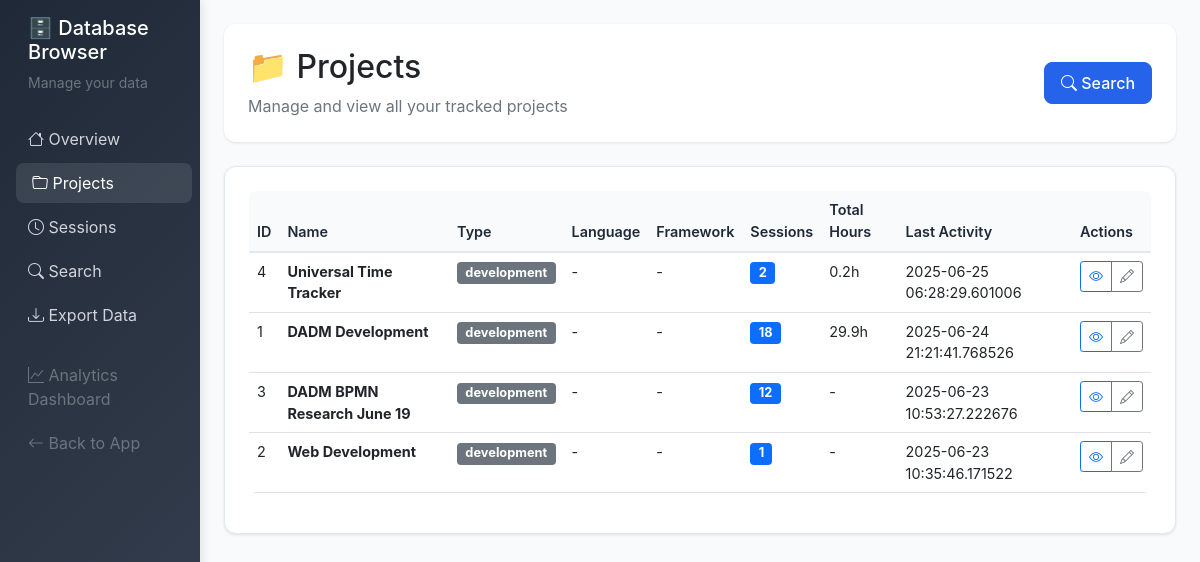
Page /db/projects on the committed database.
### server/src/models.py (models this page shows, shortened)
class Project:
    __tablename__ = 'projects'

### server/src/db_browser.py (the view)
@db_browser.route('/db/projects')
def projects():
    conn = get_db_connection()
    projects = conn.execute('''
        SELECT p.*, COUNT(s.id) as session_count,
               SUM(s.duration_minutes) as total_duration
        FROM projects p
        LEFT JOIN sessions s ON p.id = s.project_id
        GROUP BY p.id
        ORDER BY p.last_activity DESC
    ''').fetchall()
    conn.close()
    return render_template('db_browser/projects.html', projects=projects)

### server/src/db_browser.py (called while the page is built)
def get_db_connection():
    database_path = os.environ.get('DATABASE_PATH', '/app/data/timetracker.db')
    conn = sqlite3.connect(database_path)
    conn.row_factory = sqlite3.Row
    return conn

### server/src/templates/db_browser/projects.html (shortened to what this page needs)
{% extends "db_browser/base.html" %}
{% block content %}
<div class="page-header">
    <div class="row align-items-center">
        <div class="col">
            <h1 class="h2 mb-2">📁 Projects</h1>
            <p class="text-muted mb-0">Manage and view all your tracked projects</p>
        </div>
        <div class="col-auto">
            <a href="{{ url_for('db_browser.search') }}" class="btn btn-primary">
                <i class="bi bi-search"></i> Search
            </a>
        </div>
    </div>
</div>
<div class="content-card">
    {% if projects %}
    <div class="table-responsive">
        <table class="table table-hover">
            <thead>
                <tr>
                    <th>ID</th>
                    <th>Name</th>
                    <th>Type</th>
                    <th>Language</th>
                    <th>Framework</th>
                    <th>Sessions</th>
                    <th>Total Hours</th>
                    <th>Last Activity</th>
                    <th>Actions</th>
                </tr>
            </thead>
            <tbody>
                {% for project in projects %}
                <tr>
                    <td>{{ project.id }}</td>
                    <td>
                        <strong>{{ project.name }}</strong>
                    </td>
                    <td>
                        <span class="badge bg-secondary">{{ project.type }}</span>
                    </td>
                    <td>{{ project.language or '-' }}</td>
                    <td>{{ project.framework or '-' }}</td>
                    <td>
                        <span class="badge bg-primary">{{ project.session_count }}</span>
                    </td>
                    <td>
                        {% if project.total_duration %}
                            {{ "%.1f"|format(project.total_duration / 60) }}h
                        {% else %}
                            -
                        {% endif %}
                    </td>
                    <td>
                        {% if project.last_activity %}
                            {% set date_parts = project.last_activity.split('T') %}
                            {{ date_parts[0] }}
                        {% else %}
                            -
                        {% endif %}
                    </td>
                    <td>
                        <div class="btn-group btn-group-sm" role="group">
                            <a href="{{ url_for('db_browser.project_detail', project_id=project.id) }}"
                               class="btn btn-outline-primary" title="View Details">
                                <i class="bi bi-eye"></i>
                            </a>
                            <a href="{{ url_for('db_browser.edit_project', project_id=project.id) }}"
                               class="btn btn-outline-secondary" title="Edit">
                                <i class="bi bi-pencil"></i>
                            </a>
                        </div>
                    </td>
                </tr>
                {% endfor %}
            </tbody>
        </table>
    </div>
    {% else %}
    <div class="text-center py-5">
        <i class="bi bi-folder-x fs-1 text-muted"></i>
        <h4 class="text-muted mt-3">No projects found</h4>
        <p class="text-muted">Start tracking time to see your projects here.</p>
    </div>
    {% endif %}
</div>
{% endblock %}

### server/src/templates/db_browser/base.html (shortened to what this page needs)
<!DOCTYPE html>
<html lang="en">
<head>
    <link href="https://cdn.jsdelivr.net/npm/bootstrap@5.1.3/dist/css/bootstrap.min.css" rel="stylesheet">
    <link href="https://cdn.jsdelivr.net/npm/bootstrap-icons@1.7.2/font/bootstrap-icons.css" rel="stylesheet">
</head>
<body>
    <div class="container-fluid">
        <div class="row">
            <nav class="col-md-3 col-lg-2 d-md-block sidebar collapse">
                <div class="position-sticky pt-3">
                    <div class="px-3 mb-4">
                        <h5 class="text-white">🗄️ Database Browser</h5>
                        <p class="text-muted small">Manage your data</p>
                    </div>
                    <ul class="nav flex-column">
                        <li class="nav-item">
                            <a class="nav-link {% if request.endpoint == 'db_browser.index' %}active{% endif %}" href="{{ url_for('db_browser.index') }}">
                                <i class="bi bi-house"></i> Overview
                            </a>
                        </li>
                        <li class="nav-item">
                            <a class="nav-link {% if request.endpoint == 'db_browser.projects' %}active{% endif %}" href="{{ url_for('db_browser.projects') }}">
                                <i class="bi bi-folder"></i> Projects
                            </a>
                        </li>
                        <li class="nav-item">
                            <a class="nav-link {% if request.endpoint == 'db_browser.sessions' %}active{% endif %}" href="{{ url_for('db_browser.sessions') }}">
                                <i class="bi bi-clock"></i> Sessions
                            </a>
                        </li>
                        <li class="nav-item">
                            <a class="nav-link {% if request.endpoint == 'db_browser.search' %}active{% endif %}" href="{{ url_for('db_browser.search') }}">
                                <i class="bi bi-search"></i> Search
                            </a>
                        </li>
                        <li class="nav-item">
                            <a class="nav-link {% if request.endpoint == 'db_browser.export_data' %}active{% endif %}" href="{{ url_for('db_browser.export_data') }}">
                                <i class="bi bi-download"></i> Export Data
                            </a>
                        </li>
                        <li class="nav-item mt-3">
                            <a class="nav-link text-muted" href="/dashboard">
                                <i class="bi bi-graph-up"></i> Analytics Dashboard
                            </a>
                        </li>
                        <li class="nav-item">
                            <a class="nav-link text-muted" href="/">
                                <i class="bi bi-arrow-left"></i> Back to App
                            </a>
                        </li>
                    </ul>
                </div>
            </nav>
            <main class="col-md-9 ms-sm-auto col-lg-10 px-md-4 main-content">
                {% block content %}{% endblock %}
            </main>
        </div>
    </div>
</body>
</html>

### server/src/templates/db_browser/base.html (style rules this page uses)
:root { --primary-color: #2563eb; --success-color: #16a34a; --warning-color: #ca8a04; --danger-color: #dc2626; --info-color: #0891b2; --dark-color: #1f2937; --light-color: #f8fafc; --border-color: #e2e8f0; }
body { background-color: var(--light-color); font-family: 'Inter', -apple-system, BlinkMacSystemFont, sans-serif; }
.sidebar { min-height: 100vh; background: linear-gradient(135deg, var(--dark-color) 0%, #374151 100%); box-shadow: 2px 0 10px rgba(0,0,0,0.1); }
.sidebar .nav-link { color: #d1d5db; border-radius: 8px; margin: 2px 0; transition: all 0.3s ease; }
.sidebar .nav-link:hover, .sidebar .nav-link.active { background-color: rgba(255,255,255,0.1); color: white; transform: translateX(4px); }
.main-content { padding: 24px; }
.page-header { background: white; border-radius: 12px; padding: 24px; margin-bottom: 24px; box-shadow: 0 1px 3px rgba(0,0,0,0.1); }
.content-card { background: white; border-radius: 12px; padding: 24px; box-shadow: 0 1px 3px rgba(0,0,0,0.1); border: 1px solid var(--border-color); margin-bottom: 24px; }
.table-responsive { font-size: 0.9rem; }
.badge { font-size: 0.8rem; }
.btn-primary { background: var(--primary-color); border-color: var(--primary-color); border-radius: 8px; padding: 8px 16px; font-weight: 500; }
.table { border-radius: 8px; overflow: hidden; }
.table thead th { background-color: var(--light-color); border-bottom: 2px solid var(--border-color); font-weight: 600; color: var(--dark-color); }

### rows in the picture
Project: id "4", name "Universal Time Tracker", type "development", language "-", framework "-", session_count "2", total_duration "0.2", last_activity "2025-06-25 06:28:29.601006"
Project: id "1", name "DADM Development", type "development", language "-", framework "-", session_count "18", total_duration "29.9", last_activity "2025-06-24 21:21:41.768526"
Project: id "3", name "DADM BPMN Research June 19", type "development", language "-", framework "-", session_count "12", last_activity "2025-06-23 10:53:27.222676"
Project: id "2", name "Web Development", type "development", language "-", framework "-", session_count "1", last_activity "2025-06-23 10:35:46.171522"
